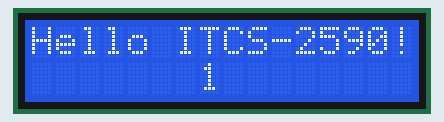
This sketch was run on a simulated Arduino Uno, built with avr-gcc and run on an emulated ATmega328P. On the bench: 16×2 character LCD.

Above: at 0.1 s.
At 4.1 s:
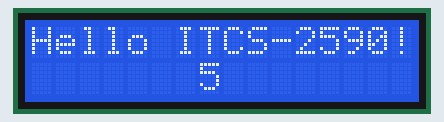
At 9.2 s:
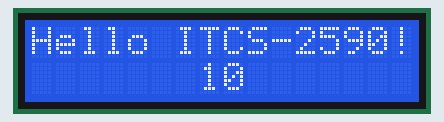
At 19.2 s:
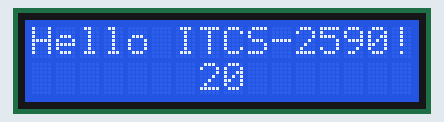
At 28.2 s:
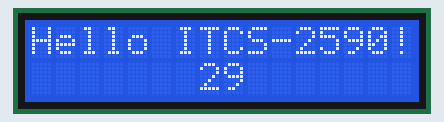
At 38.2 s:
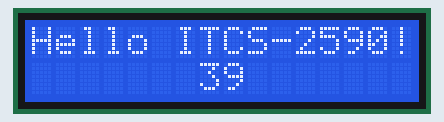

The sketch:

LCD_Test.ino
```cpp
#include <LiquidCrystal_I2C.h>
#include <Wire.h>

LiquidCrystal_I2C lcd(0x3F,2, 1, 0, 4, 5, 6, 7, 3,POSITIVE);

int counter=0;

void setup() {

lcd.begin(16,2);
lcd.clear();
lcd.print("Hello ITCS-2590!");

}

void loop() {

lcd.setCursor(7,1);
counter++;
lcd.print(counter);
delay(1000);

}
```

Measured:
- what the display in image 1 shows lasts 1.0 s, from 4.1 s to 5.1 s
